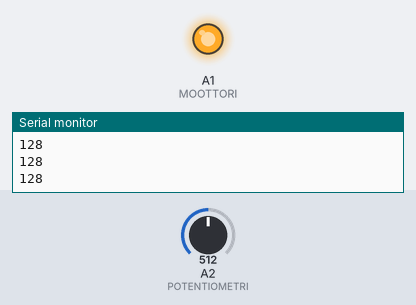
The sketch below on a simulated Arduino Uno, built with avr-gcc and run on an emulated ATmega328P. Parts: output pins drawn as LEDs (lit = HIGH), the last lines printed to the serial monitor. The inputs (shaded band) are chosen by the test bench; at power-on: A2 (POTENTIOMETRI) = 512.

Above: at 1.2 s.
1.3 s: A2 (POTENTIOMETRI) set to 497
At 2.6 s:
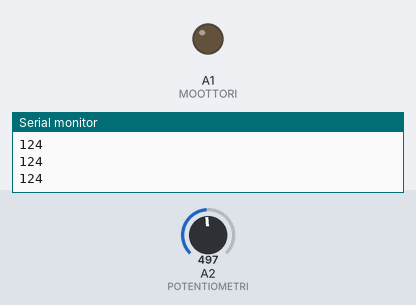
2.9 s: A2 (POTENTIOMETRI) set to 716
At 4.2 s:
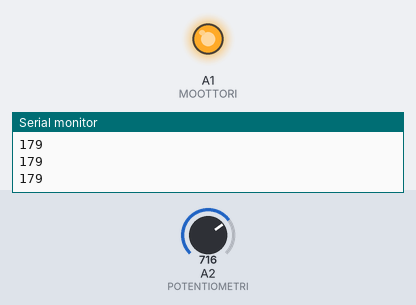
4.5 s: A2 (POTENTIOMETRI) set to 511
At 5.5 s:
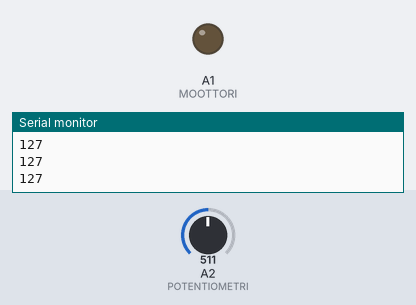
Timing chart, 0 to 7.5 s (numbered marks = the images above; inputs shaded):
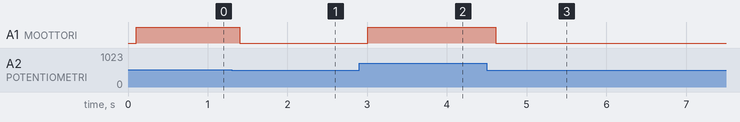

Measured:
- the behaviour switches between 512 and 511 on A2 (POTENTIOMETRI) (found by bisection; images 0 and 1)
- after the input at 1.3 s, A1 (MOOTTORI): HIGH → LOW after 0.10 s
- after the input at 2.9 s, A1 (MOOTTORI): LOW → HIGH after 0.11 s
- after the input at 4.5 s, A1 (MOOTTORI): HIGH → LOW after 0.11 s

The sketch:

FeatherTransistoriMoottori.ino
```cpp
#define MOOTTORI A1
#define POTENTIOMETRI A2

void setup(){
  Serial.begin(9600);
}
void loop(){
  int potentiometri = analogRead(POTENTIOMETRI)/4;
  //Jaetaan luku neljällä, koska analogread antaa lukuja väliltä 0-1023 ja analogWrite ottaa lukuja väliltä 0-255

  Serial.println(potentiometri);
  delay(100);

  analogWrite(MOOTTORI, potentiometri);
}
```
